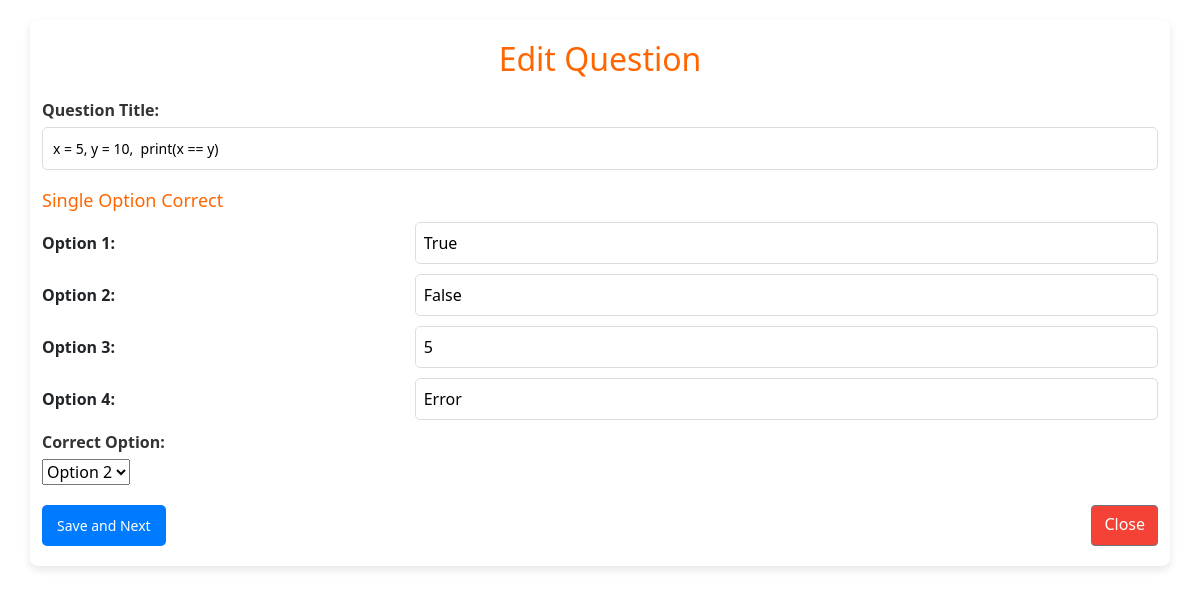
Before: /edit_question/2 (signed in) with the older database file.
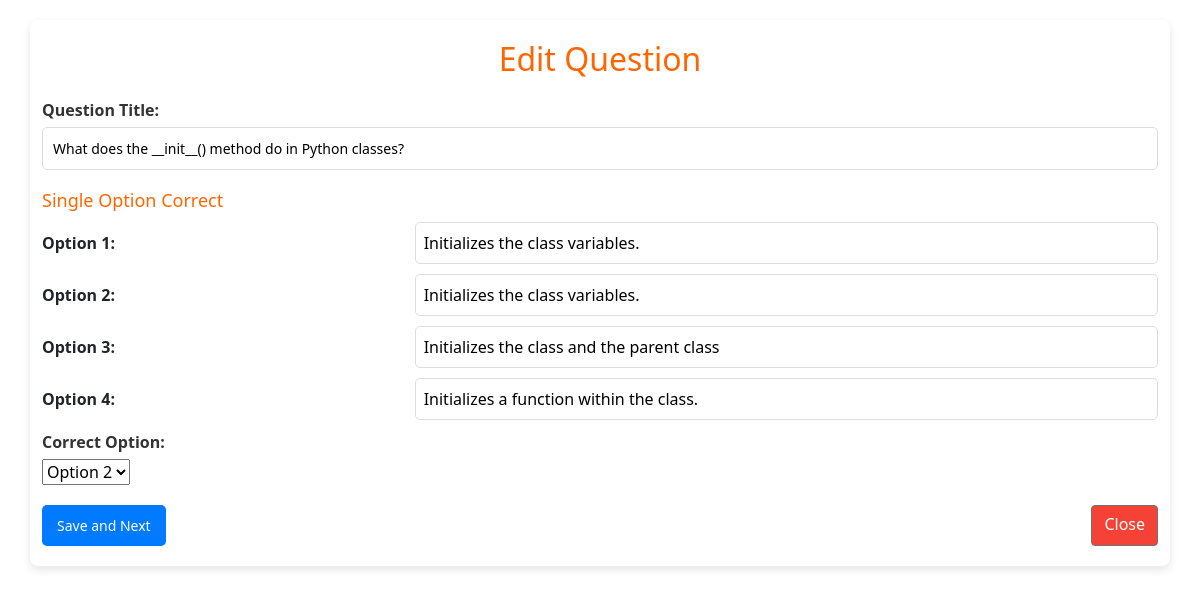
After: the same page with the newer database file.
### application/models.py (models this page shows)
class Question(db.Model):
    id = db.Column(db.Integer, primary_key=True)
    quiz_id = db.Column(db.Integer, db.ForeignKey('quiz.id'), nullable=False)
    question_title = db.Column(db.String(), nullable=False)
    option1 = db.Column(db.String(), nullable=False)
    option2 = db.Column(db.String(), nullable=False)
    option3 = db.Column(db.String(), nullable=False)
    option4 = db.Column(db.String(), nullable=False)
    correct_option = db.Column(db.Integer, nullable=False)

### application/controllers.py (the view, shortened to what this page needs)
@app.route("/edit_question/<int:question_id>", methods=["GET", "POST"])
def edit_question(question_id):
    if ("user_id" not in session or User.query.get(session["user_id"]).is_admin != "admin"):
        return redirect(url_for("login"))
    question = Question.query.get_or_404(question_id)
    return render_template("edit_question.html", question=question)

### templates/edit_question.html (shortened to what this page needs)
<!DOCTYPE html>
<html lang="en">
<head>
    <link rel="stylesheet" href="{{ url_for('static', filename='new_ques.css') }}">
    <link href="https://cdn.jsdelivr.net/npm/bootstrap@5.0.2/dist/css/bootstrap.min.css" rel="stylesheet"
>
</head>
<body>
    <div class="container">
        <h2>Edit Question</h2>
        <form method="POST" action="{{ url_for('edit_question', question_id =question.id) }}">
            <div class="form-group">
                <label for="question_title">Question Title:</label>
                <input type="text" name="question_title" id="question_title" value="{{ question.question_title }}" required>
            </div>
            <div class="options-container">
                <h3>Single Option Correct</h3>
                <div class="option">
                    <label for="option1">Option 1:</label>
                    <input type="text" name="option1" id="option1" value="{{ question.option1 }}" required>
                </div>
                <div class="option">
                    <label for="option2">Option 2:</label>
                    <input type="text" name="option2" id="option2" value="{{ question.option2 }}" required>
                </div>
                <div class="option">
                    <label for="option3">Option 3:</label>
                    <input type="text" name="option3" id="option3" value="{{ question.option3 }}" required>
                </div>
                <div class="option">
                    <label for="option4">Option 4:</label>
                    <input type="text" name="option4" id="option4" value="{{ question.option4 }}" required>
                </div>
                <div class="form-group correct-option">
                    <label for="correct_option">Correct Option:</label>
                    <select name="correct_option" id="correct_option">
                        <option value="2" {% if question.correct_option == 2 %}selected{% endif %}>Option 2</option>
                    </select>
                </div>
            </div>
            <div class="buttons">
                <button type="submit" class="btn btn-primary">Save and Next</button>
                <a href="{{ url_for('quiz_management') }}" class="btn btn-secondary close-btn">Close</a>
            </div>
        </form>
    </div>
</body>
</html>

### static/new_ques.css (style rules this page uses)
body { font-family: Arial, sans-serif; margin: 0; padding: 20px; background-color: #f9f9f9; }
.container { max-width: 600px; margin: 0 auto; background: #fff; padding: 20px; border-radius: 8px; box-shadow: 0 4px 8px rgba(0, 0, 0, 0.1); }
.container h2 { text-align: center; color: #ff6600; margin-bottom: 20px; }
.form-group { margin-bottom: 15px; }
.form-group label { display: block; font-weight: bold; margin-bottom: 5px; color: #333; }
.form-group input, .form-group textarea { width: 100%; padding: 10px; border: 1px solid #ddd; border-radius: 5px; font-size: 14px; }
.options-container { margin-top: 20px; }
.options-container h3 { color: #ff6600; font-size: 18px; margin-bottom: 10px; }
.option { display: flex; align-items: center; margin-bottom: 10px; }
.option label { flex: 1; font-weight: bold; margin-right: 10px; }
.option input { flex: 2; padding: 8px; border: 1px solid #ddd; border-radius: 5px; }
.correct-option { margin-top: 10px; }
.buttons { display: flex; justify-content: space-between; margin-top: 20px; }
.buttons button { background-color: #007bff; color: #fff; border: none; padding: 10px 15px; border-radius: 5px; cursor: pointer; font-size: 14px; }
.buttons .close-btn { background-color: #f44336; }

Changed rows visible on the page:
changed Question "Option 2": question_title "x = 5, y = 10, print(x == y)" → "What does the __init__() method do in Python classes?"; option1 "True" → "Initializes the class variables."; option2 "False" → "Initializes the class variables."; option3 "5" → "Initializes the class and the parent class"; option4 "Error" → "Initializes a function within the class."
